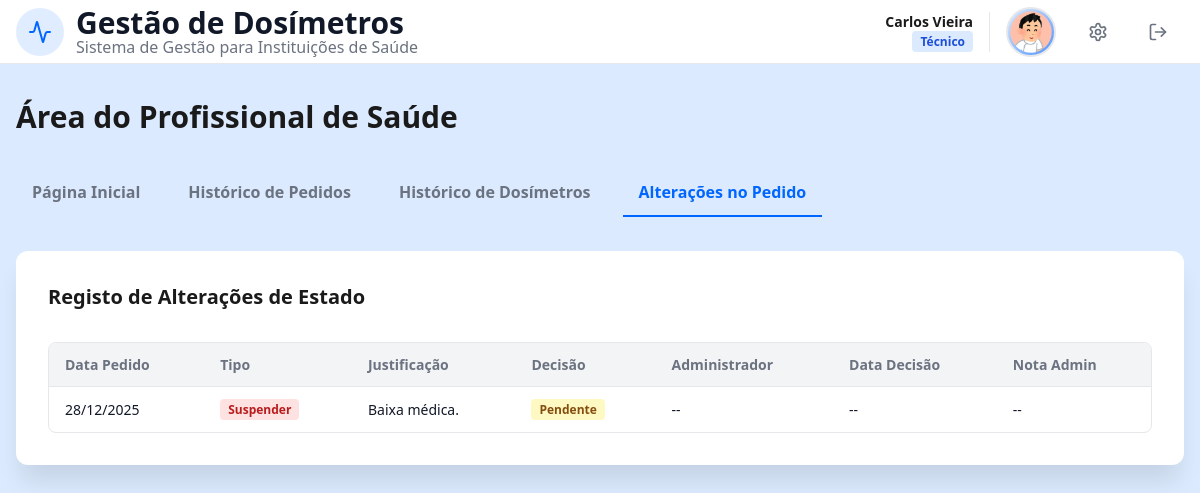
/HP.php?tab=alteracoes (signed in), run on the app's committed database.
### tables this page shows
CREATE TABLE ChangeRecord (
    idCR INTEGER PRIMARY KEY AUTOINCREMENT,
    idA INTEGER NOT NULL,
    idUser INTEGER NOT NULL,
    requestType TEXT CHECK(requestType IN ('Suspender','Ativar')) NOT NULL,
    message TEXT NOT NULL,
    requestDate DATETIME NOT NULL,
    status TEXT CHECK(status IN ('Pendente','Concluido', 'Rejeitado')) DEFAULT 'Pendente',

    idAdmin INTEGER,
    decisionDate DATETIME,
    finalStatus TEXT CHECK(finalStatus IN ('Ativo','Suspenso')),
    adminNote TEXT,

    FOREIGN KEY (idA) REFERENCES ApprovedRequest(idA) ON DELETE CASCADE,
    FOREIGN KEY (idUser) REFERENCES User(idU),
    FOREIGN KEY (idAdmin) REFERENCES User(idU)
);

### database/hp_db.php (called while the page is built, shortened)
<?php
function getChangeHistory($db, $idUser) {
    $sql = "SELECT
                cr.requestDate,
                cr.requestType,
                cr.message,
                cr.adminNote,
                cr.status,
                cr.decisionDate,
                u.name AS admin_name,
                u.surname AS admin_surname
            FROM ChangeRecord cr
            LEFT JOIN User u ON cr.idAdmin = u.idU
            WHERE cr.idUser = :idU
            ORDER BY cr.requestDate DESC";
    $stmt = $db->prepare($sql);
    $stmt->execute(['idU' => $idUser]);
    return $stmt->fetchAll(PDO::FETCH_ASSOC);
}
?>

### templates/hp_views.php (the view, shortened to what this page needs)
<?php
function renderHPTabs($currentTab) {
    ?>
    <div class="admin-tabs">
        <a href="HP.php?tab=dashboard" class="tab-link <?php echo $currentTab=='dashboard'?'active':''; ?>">Página Inicial</a>
        <a href="HP.php?tab=pedidos" class="tab-link <?php echo $currentTab=='pedidos'?'active':''; ?>">Histórico de Pedidos</a>
        <a href="HP.php?tab=historico" class="tab-link <?php echo $currentTab=='historico'?'active':''; ?>">Histórico de Dosímetros</a>
        <a href="HP.php?tab=alteracoes" class="tab-link <?php echo $currentTab=='alteracoes'?'active':''; ?>">Alterações no Pedido</a>
    </div>
    <?php
}
    ?>
    <?php
function renderChangesTab($alt) {
    ?>
    <div class="card mb2">
        <h2 class="titulo-separador mb1">Registo de Alterações de Estado</h2>
        <?php if (empty($alt)): ?>
            <p class="msg-nav text-center">Nenhum registo de alteração encontrado.</p>
        <?php else: ?>
            <div class="table-container">
                <table class="admin-table">
                    <thead>
                        <tr>
                            <th>Data Pedido</th>
                            <th>Tipo</th>
                            <th>Justificação</th>
                            <th>Decisão</th>
                            <th>Administrador</th>
                            <th>Data Decisão</th>
                            <th>Nota Admin</th>
                        </tr>
                    </thead>
                    <tbody>
                        <?php foreach ($alt as $a):
                            $dataPed = !empty($a['requestDate']) ? date('d/m/Y', strtotime($a['requestDate'])) : '-';
                            $dataDec = !empty($a['decisionDate']) ? date('d/m/Y', strtotime($a['decisionDate'])) : '--';
                            $tipoTxt = htmlspecialchars($a['requestType'] ?? 'N/D');
                            $tipoClass = ($tipoTxt === 'Suspender') ? 'badge-red' : 'badge-green';
                            $statusTxt = htmlspecialchars($a['status'] ?? 'Pendente');
                            $statusClass = 'badge-gray';
                            if ($statusTxt === 'Aprovado') $statusClass = 'badge-green';
                            elseif ($statusTxt === 'Rejeitado') $statusClass = 'badge-red';
                            elseif ($statusTxt === 'Pendente') $statusClass = 'badge-yellow';
                            $adminName = !empty($a['admin_name']) ? htmlspecialchars($a['admin_name'].' '.$a['admin_surname']) : '--';
                        ?>
                        <tr>
                            <td><?php echo $dataPed; ?></td>
                            <td><span class="role-badge <?php echo $tipoClass; ?>"><?php echo $tipoTxt; ?></span></td>
                            <td><?php echo htmlspecialchars($a['message'] ?? ''); ?></td>
                            <td><span class="role-badge <?php echo $statusClass; ?>"><?php echo $statusTxt; ?></span></td>
                            <td><?php echo $adminName; ?></td>
                            <td><?php echo $dataDec; ?></td>
                            <td><?php echo htmlspecialchars($a['adminNote'] ?? '--'); ?></td>
                        </tr>
                        <?php endforeach; ?>
                    </tbody>
                </table>
            </div>
        <?php endif; ?>
    </div>
    <?php
}
    ?>

### css/style.css (style rules this page uses)
:root { font-size: 16px; --primary: #0066ff; --primary-light: #4d94ff; --primary-dark: #0052cc; --white: #ffffff; --foreground: #1a1a1a; --border: #e5e7eb; --input-bg: #f9fafb; --muted: #6b7280; --background: #dbeafe; --background2: #b2cdf0; --bg-body: #f3f4f6; --text-main: #111827; --green:#166534; --green2: #15803d; --green3:#16a34a; --green-light: #dcfce7; --green-light2:#bbf7d0; --red:#991b1b; --red2: #ef4444e6; --red-light: #fee2e2; --red-light2:#fecaca; --badge-blue:#1d4ed8; --badge-purple: #7e22ce; --badge-purple-background:#f3e8ff; --badge-red: #b91c1c; --dosimetro1: #fff7ed; --borda1:#d97706; --dosimetro2:#f0fdf4; --cinza: #374151; --badge-yellow:#854d0e; --badge-yellow-background:#fef9c3; }
* { margin: 0;padding: 0;box-sizing: border-box; }
html, body { height: 100%; font-family: "Segoe UI", "Helvetica Neue", Arial, sans-serif; background: var(--background);color: var(--foreground); }
:where(p, h1, h2, button) { overflow-wrap: anywhere; word-break: break-word; }
a { text-decoration: none; }
.titulo-separador { font-size:1.25rem; font-weight:600; }
.mb2 { margin-bottom: 2rem; }
.mb1 { margin-bottom: 1rem; }
.card, .card1, .modal-box { background-color: var(--white); border-radius: 0.75rem; display: flex; flex-direction: column; }
.card { box-shadow: 0 20px 25px -5px rgba(0, 0, 0, 0.1); padding: 2rem; gap: 1rem; }
.badge-red, .alert-error { background-color: var(--red-light); }
.badge-red { color: var(--badge-red); }
.role-badge, .etiqueta { font-size: 0.75rem; padding: 2px 8px; border-radius: 4px; font-weight: 600; display: inline-block; }
.badge-yellow { background-color: var(--badge-yellow-background);color: var(--badge-yellow); }
.admin-tabs { display: flex; gap: 1rem; margin-bottom: 2rem; overflow-x: auto; padding-bottom: 2px; }
.tab-link { padding: 0.75rem 1rem; color: var(--muted); text-decoration: none; font-size: 1rem; font-weight: 600; border-bottom: 2px solid transparent; transition: all 0.2s; white-space: nowrap; }
.tab-link.active { color: var(--primary); border-bottom-color: var(--primary); }
.table-container { width: 100%; overflow-x: auto; border: 1px solid var(--border); border-radius: 0.5rem; background-color: var(--white); }
.admin-table { width: 100%; border-collapse: collapse; font-size: 0.875rem; text-align: justify; }
.admin-table th { background-color: var(--bg-body); padding: 0.75rem 1rem; font-weight: 600; color: var(--muted);border-bottom: 1px solid var(--border); }
.admin-table td { padding: 0.75rem 1rem; border-bottom: 1px solid var(--border); color: var(--text-main); }
.admin-table tr:last-child td { border-bottom: none; }

### data on the page
changerecord: requestDate "28/12/2025", requestType "Suspender", message "Baixa médica.", status "Pendente", adminName "--", decisionDate "--", adminNote "--"

### other printed values
$userName . ' ' . $userSurname "Carlos Vieira"
$roleLabel "Técnico"
